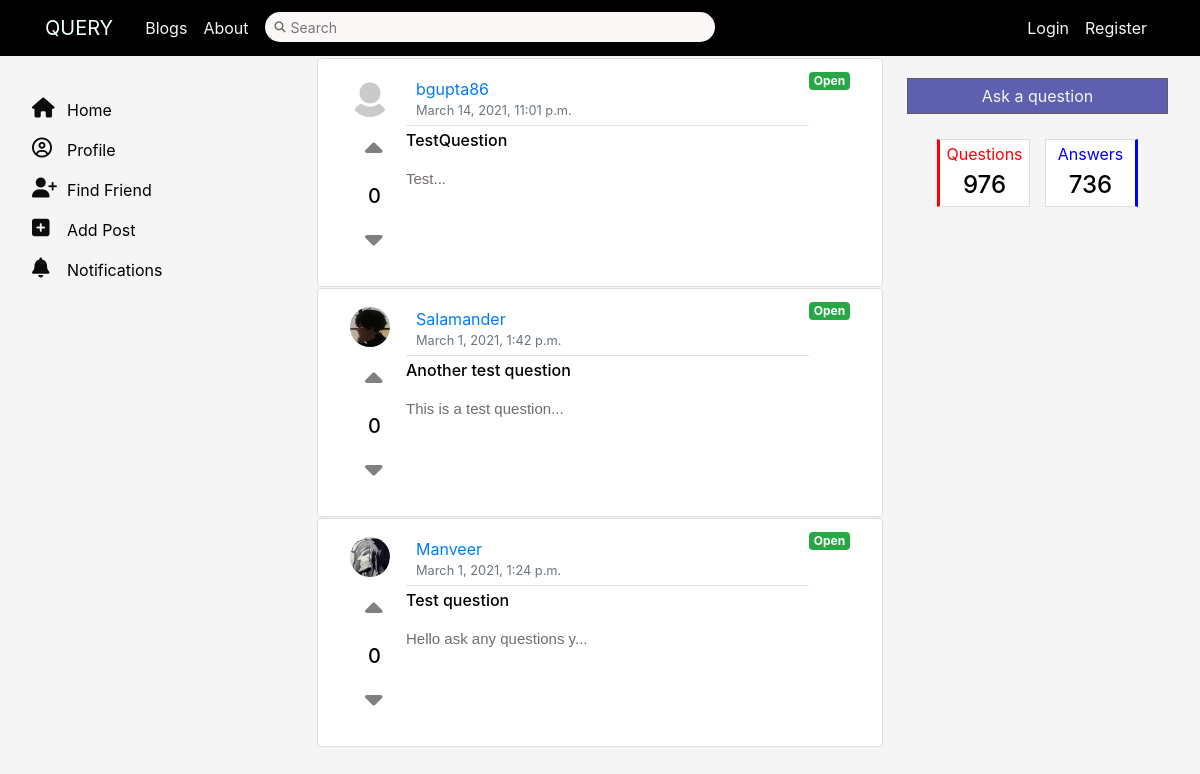
The page /Query/ on the database as committed earlier.
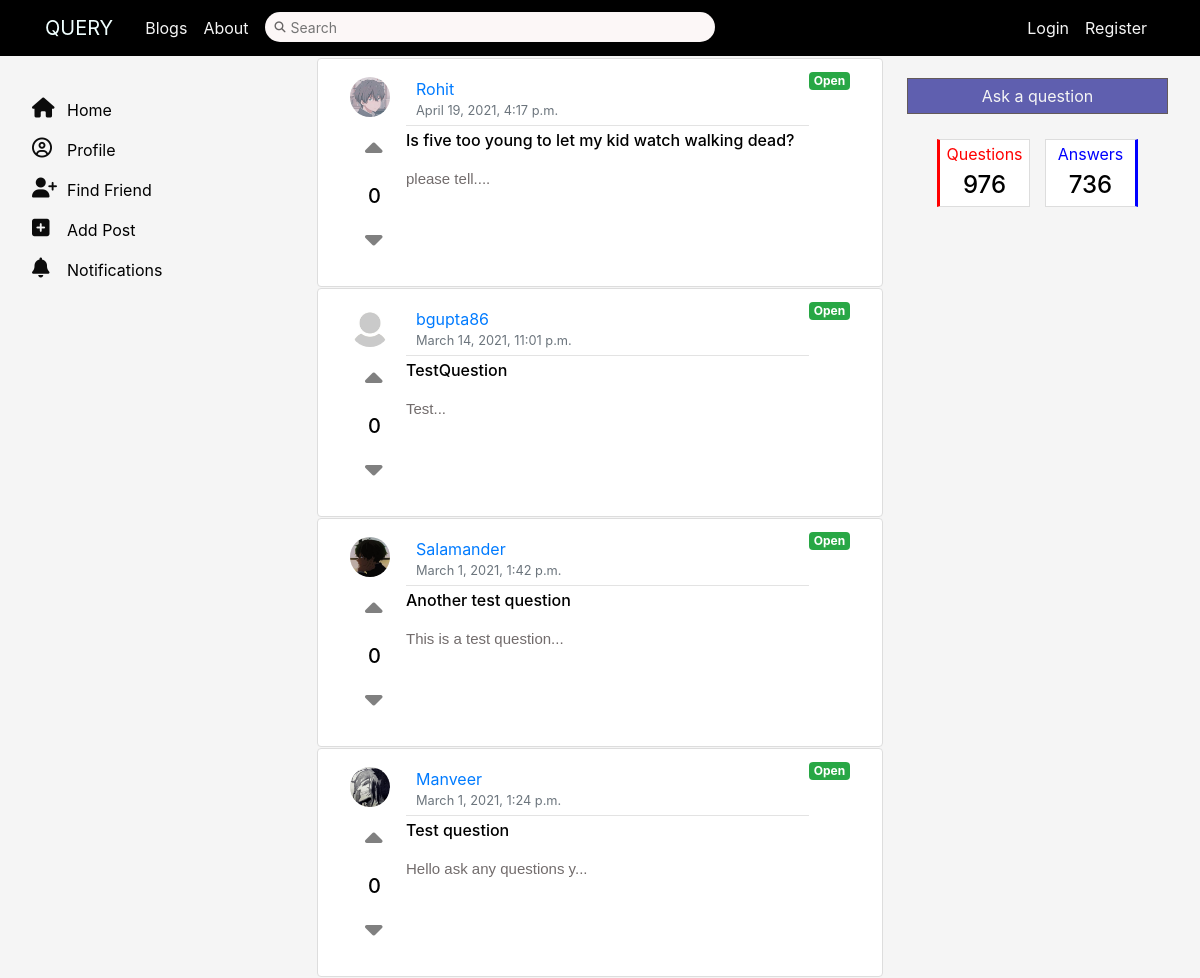
The same page on the database as committed later.
### quesans/models.py (models this page shows, shortened)
class Question(models.Model):
    title = models.CharField(max_length=100)
    desc = models.TextField()
    author=models.ForeignKey(User,on_delete=models.CASCADE,default=None)
    created_on = models.DateTimeField(auto_now=True)
    image = models.ImageField(null=True,blank=True,upload_to ='ques_images/')
    qupvote = models.ManyToManyField(User,related_name = 'q_upvote')
    qdownvote = models.ManyToManyField(User,related_name = 'q_downvote')
    bookmarked = models.BooleanField(default=False)
    answered = models.BooleanField(default=False)
    slug=models.SlugField()
    def snippet(self):
        return self.desc[:25]+"..."

### users/models.py (models this page shows, shortened)
class Profile(models.Model):
    user = models.OneToOneField(User, on_delete=models.CASCADE)
    image = models.ImageField(default='default.jpg', upload_to='profile_pics')
    bio = models.TextField(default="No Bio")
    city = models.CharField(default="Jaipur", max_length=100)
    state = models.CharField(default="Rajasthan", max_length=100)
    programme = models.CharField(default='B.Tech', max_length=15)
    branch = models.CharField(default='CSE', max_length=15)
    face = models.ImageField(blank=True, upload_to='faces')
    face_encode = encrypt(models.TextField(blank=True))
    two_factor = models.BooleanField(default=False)
    following = models.ManyToManyField(
        User, related_name='following')
    follow_request = models.ManyToManyField(
        User, related_name='requests')

### quesans/views.py (the view)
# urls.py: path('',views.QuestionListView.as_view(),name='clist'),
class QuestionListView(ListView):
    model = Question
    template_name = 'quesans/listall.html'
    context_object_name = 'questions'
    ordering = ['answered','-created_on']
    def get_context_data(self, **kwargs):
        context = super().get_context_data(**kwargs)
        try:
            uplst = []
            downlst = []
            for question in Question.objects.all():
                if question.qupvote.filter(id=self.request.user.id).exists():
                    uplst.append(question)
                if question.qdownvote.filter(id=self.request.user.id).exists():
                    downlst.append(question)
            context['uplst'] = uplst
            context['downlst'] = downlst
            return context
        except:
            return None

### quesans/templates/quesans/listall.html (shortened to what this page needs)
{% extends 'quesans/base_layout.html' %}
{% load mathfilters %}
{% block content %}
    {% for question in questions %}
    <article class="media content-section">
        <div style="display: flex; flex-direction: column;">
            <img class="rounded-circle article-img" src="{{question.author.profile.image.url }}" width='50' height='50' >
            <form action="{% url 'quesans:ques-voteup' %}" method="POST" style="display: inline-block;" class="upvote-form" id="{{ question.id }}">
                <button type="submit" class="btn mt-1 upvote-btn{{ question.id }}" name="question_id" value="{{ question.id }}" style="background-color: transparent;">
                {% if question in uplst %}
                <i class="fas fa-caret-up" style="font-size: 28px; margin-left: 5px; margin-top: 10px;color:black"></i>
                {% else %}
                <i class="fas fa-caret-up" style="font-size: 28px; margin-left: 5px; margin-top: 10px;color:grey"></i>
                {% endif %}
                </button>
            </form>
            <h5 class="vote-count{{question.id}}" style="margin-left: 18px;">{{question.qupvote.count|sub:question.qdownvote.count}}</h5>
            <form class="downvote-form" action="{% url 'quesans:ques-votedown' %}" method="POST" style="display: inline-block;" id="{{question.id}}">
                <button type="submit" class="btn mt-1 downvote-btn{{question.id}}" name="question_id" value="{{ question.id }}" style="background-color: transparent;">
                {% if question in downlst %}
                <i class="fas fa-caret-down" style="font-size: 28px; margin-left: 5px;color:black"></i>
                {% else %}
                <i class="fas fa-caret-down" style="font-size: 28px; margin-left: 5px;color:grey"></i>
                {% endif %}
                </button>
            </form>
        </div>
        <div class="media-body">
        <div class="article-metadata">
            <a class="mr-2" href="{% url 'profile-page' question.author.id %}">{{question.author}}</a>
            <small class="text-muted">{{question.created_on}}</small>
        </div>
        <p><a class="article-title" href="{% url 'quesans:qthread' question.slug %}">{{ question.title }}</a></p>
        <p class="question-description">{{ question.snippet }}</p>
        </div>
        {% if question.answered %}
        <span class="badge badge-danger">Closed</span>
        {% else %}
        <span class="badge badge-success">Open</span>
        {% endif %}
    </article>
    {% endfor %}
{% endblock %}

Rows that differ between the two databases and show on the page:
added Question: author.profile.image (picture), qupvote.count|sub "0", author "Rohit", created_on "April 19, 2021, 4:17 p.m.", title "Is five too young to let my kid watch walking dead?", snippet "please tell....", answered "Open"
